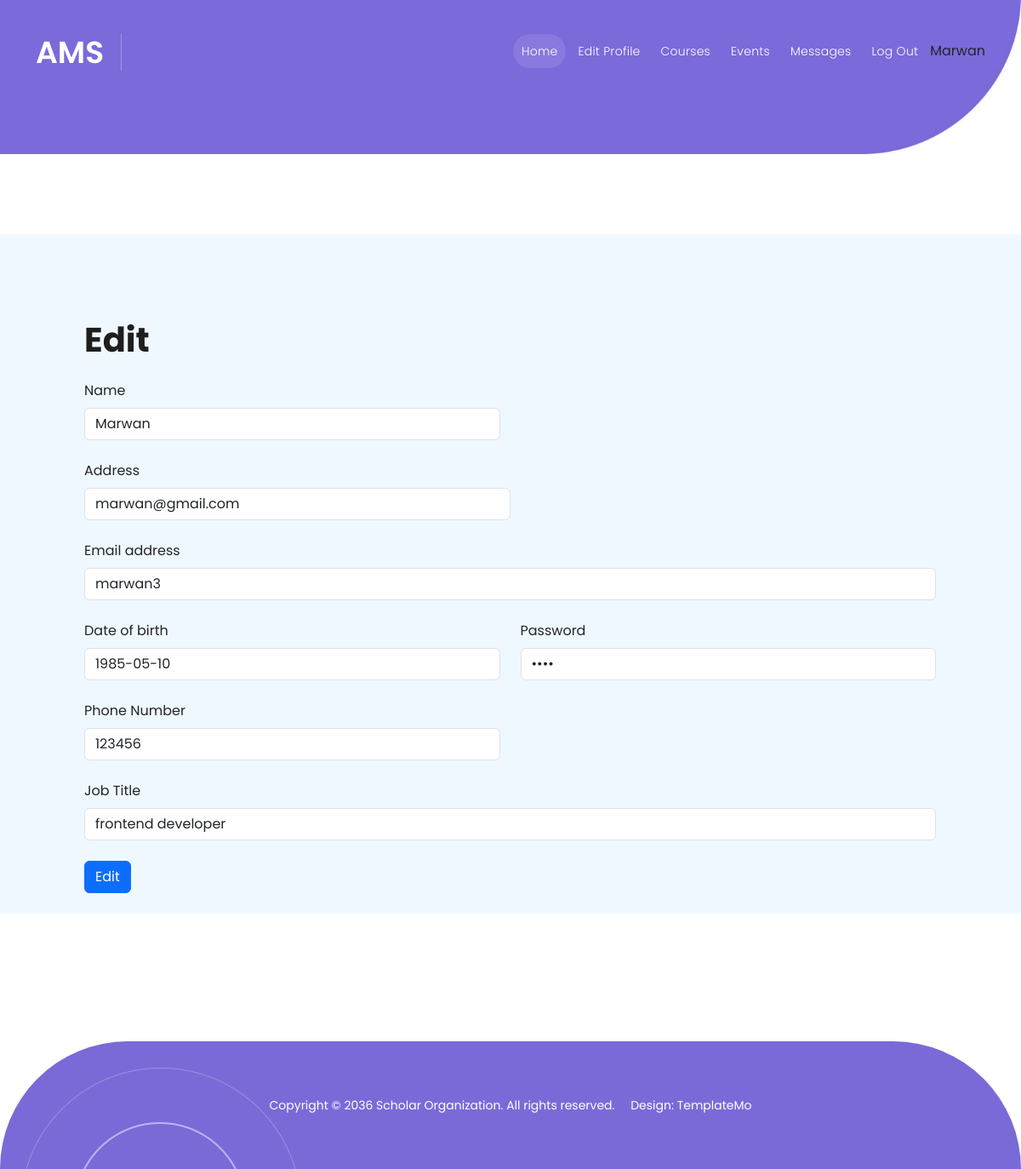
The app's page /View/student/edit.php (signed in), older data.
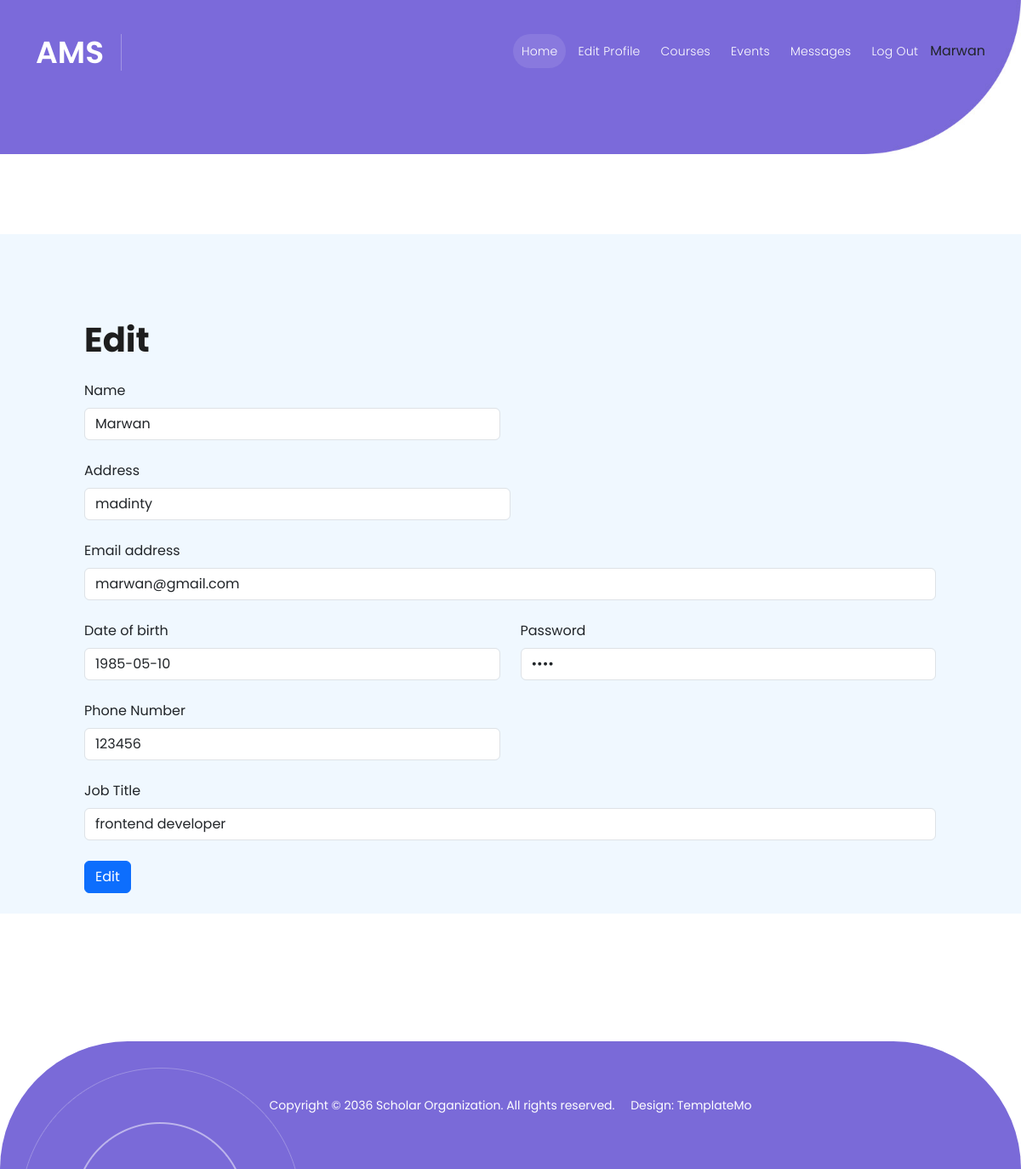
The same page, newer data.
### tables this page shows
CREATE TABLE `student` (
  `ID` int(11) NOT NULL,
  `FirstName` varchar(20) NOT NULL,
  `LastName` varchar(20) NOT NULL,
  `Email` varchar(30) NOT NULL,
  `Address` varchar(50) NOT NULL,
  `BirthDate` date NOT NULL,
  `Password` varchar(50) NOT NULL,
  `PhoneNumber` varchar(20) NOT NULL,
  `JobTitle` varchar(50) NOT NULL
);

### View/student/edit.php (the view, shortened to what this page needs)
<?php
include '../../Controller/db_conn.php';
$userid=$_SESSION['name'];
$getdata=mysqli_query($conn,"select FirstName,Email,Address,BirthDate,Password,PhoneNumber,JobTitle from `student` where FirstName='$userid'");
$row=mysqli_fetch_array($getdata);
?>
<!DOCTYPE html>
<html>
<head>
	<link href="https://cdn.jsdelivr.net/npm/bootstrap@5.3.0-alpha3/dist/css/bootstrap.min.css" rel="stylesheet">
 	<link rel="stylesheet" type="text/css" href="../../View/signup.css">
    <link href="../../View/vendor/bootstrap/css/bootstrap.min.css" rel="stylesheet">
    <link rel="stylesheet" href="../../View/assets/css/fontawesome.css">
    <link rel="stylesheet" href="../../View/assets/css/templatemo-scholar.css">
    <link rel="stylesheet" href="../../View/assets/css/owl.css">
    <link rel="stylesheet" href="../../View/assets/css/animate.css">
    <link rel="stylesheet"href="https://unpkg.com/swiper@7/swiper-bundle.min.css"/>
</head>
<body>
  <header class="header-area header-sticky">
    <div class="container">
        <div class="row">
            <div class="col-12">
                <nav class="main-nav">
                    <a href="./home.php" class="logo">
                        <h1>AMS</h1>
                    </a>
                    <ul class="nav">
                    <li class="scroll-to-section"><a href="./home.php" class="active">Home</a></li>
              <li class="scroll-to-section"><a href="./edit.php">Edit Profile</a></li>
              <li class="scroll-to-section"><a href="./courses.php">Courses</a></li>
              <li class="scroll-to-section"><a href="./events.php">Events</a></li>
              <li class="scroll-to-section"><a href="./message.php">Messages</a></li>
              <li class="scroll-to-section"><a href="../../Controller/logout.php">Log out</a></li>
                      <li class="scroll-to-section"><?php  if ($_SESSION['name']) {
                      	echo $_SESSION['name'];
                      } ?></li>
                  </ul>
                </nav>
            </div>
        </div>
    </div>
  </header>
 <div class="main-banner" id="top" style="padding-bottom: 11px;"> </div>
            <form  method="post" style="    padding-left: 99px;
    padding-top: 100px;
    padding-right: 100px;
    margin-top: 94px;
    border: 245px;
    border-color: purple;
    background: aliceblue;" >
              <h1>Edit </h1><br>
              <div class="row">
                <div class="col-md-6 mb-4">
                <label class="form-label"  for="name">Name</label>
                    <input type="text" name="name" id="name" required  class="form-control" value="<?php echo $row['FirstName'];?>">
                  </div>
                </div>
                <div class="col-md-6 mb-4">
                  <div class="form-outline">
                  <label class="form-label" for="address">Address</label>
                    <input type="text"  id="address" name="address" required  class="form-control" value="<?php echo $row['Address'];?>" >
                  </div>
                </div>
              <div class="form-outline mb-4">
              <label class="form-label" for="email">Email address</label>
                <input type="text"  id="email" name="email" required  class="form-control" value="<?php echo $row['Email'];?>">
              </div>
              <div class="row">
                <div class="col-md-6 mb-4">
                  <div class="form-outline">
                  <label class="form-label" for="bdate">Date of birth</label>
                    <input type="text" id="bdate" name="bdate" required  class="form-control" value="<?php echo $row['BirthDate'];?>" >
                  </div>
                </div>
                <div class="col-md-6 mb-4">
                  <div class="form-outline">
                  <label class="form-label" for="password">Password</label>
                    <input type="password"  id="password" name="password" required  class="form-control" value="<?php echo $row['Password'];?>">
                  </div>
                </div>
              </div>
				<div class="row">
                <div class="col-md-6 mb-4">
                  <div class="form-outline">
                  <label class="form-label" for="phonenumber">Phone Number</label>
                    <input type="text"  id="phonenumber" name="phonenumber" required  class="form-control"  value="<?php echo $row['PhoneNumber'];?>" >
                  </div>
                </div>
              </div>
              <div class="form-outline mb-4">
              <label class="form-label" for="jobtitle">Job Title</label>
                <input type="text"  id="jobtitle" required placeholder="Job title" name="jobtitle" class="form-control" value="<?php echo $row['JobTitle'];?>">
              </div>
              <input type="submit" class="btn btn-primary btn-block mb-4" value="Edit" name="Edit">
            </form>
<footer>
    <div class="container">
      <div class="col-lg-12">
        <p>Copyright © 2036 Scholar Organization. All rights reserved. &nbsp;&nbsp;&nbsp; Design: <a href="https://templatemo.com" rel="nofollow" target="_blank">TemplateMo</a></p>
      </div>
    </div>
  </footer>
</body>
</html>

### View/assets/css/templatemo-scholar.css (style rules this page uses)
html, body, div, span, applet, object, iframe, h1, h2, h3, h4, h5, h6, p, blockquote, div pre, a, abbr, acronym, address, big, cite, code, del, dfn, em, font, img, ins, kbd, q, s, samp, small, strike, strong, sub, sup, tt, var, b, u, i, center, dl, dt, dd, ol, ul, li, figure, header, nav, section, article, aside, footer, figcaption { margin: 0; padding: 0; border: 0; outline: 0; }
ul, li { padding: 0; margin: 0; list-style: none; }
header, nav, section, article, aside, footer, hgroup { display: block; }
* { box-sizing: border-box; }
html, body { font-family: 'Poppins', sans-serif; -ms-text-size-adjust: 100%; -webkit-font-smoothing: antialiased; -moz-osx-font-smoothing: grayscale; }
a { text-decoration: none !important; }
h1, h2, h3, h4, h5, h6 { color: #1e1e1e; margin-top: 0px; margin-bottom: 0px; font-weight: 700; }
ul { margin-bottom: 0px; }
p { font-size: 14px; line-height: 28px; color: #4a4a4a; }
html, body { font-family: 'Poppins', sans-serif; }
.header-area { position: absolute; background-color: transparent; top: 40px; left: 0; right: 0; z-index: 100; -webkit-transition: all .5s ease 0s; -moz-transition: all .5s ease 0s; -o-transition: all .5s ease 0s; transition: all .5s ease 0s; }
.header-area .main-nav { background: transparent; display: flex }
.header-area .main-nav .logo { -webkit-transition: all 0.3s ease 0s; -moz-transition: all 0.3s ease 0s; -o-transition: all 0.3s ease 0s; transition: all 0.3s ease 0s; display: inline-block; }
.header-area .main-nav .logo h1 { font-size: 36px; text-transform: uppercase; color: #fff; font-weight: 600; margin-right: 20px; padding-right: 20px; border-right: 1px solid rgba(250, 250, 250, 0.3); }
.header-area .main-nav ul.nav { border-radius: 0px 0px 25px 25px; flex-basis: 100%; margin-right: 0px; justify-content: right; -webkit-transition: all 0.3s ease 0s; -moz-transition: all 0.3s ease 0s; -o-transition: all 0.3s ease 0s; transition: all 0.3s ease 0s; position: relative; z-index: 999; }
.header-area .main-nav .nav li:last-child { padding-right: 0px; }
.header-area .main-nav .nav li { padding-left: 5px; padding-right: 5px; height: 40px; line-height: 40px; }
.header-area .main-nav .nav li a { display: block; padding-left: 20px; padding-right: 20px; border-radius: 20px; font-weight: 300; font-size: 14px; height: 40px; line-height: 40px; text-transform: capitalize; color: #fff; -webkit-transition: all 0.4s ease 0s; -moz-transition: all 0.4s ease 0s; -o-transition: all 0.4s ease 0s; transition: all 0.4s ease 0s; border: transparent; letter-spacing: .25px; }
.header-area .main-nav .nav li a.active { color: #fff; background-color: rgba(255, 255, 255, 0.10); opacity: 1; }
.header-area.header-sticky .nav li a.active { color: #fff; }
@media (max-width: 1200px) { .header-area .main-nav .nav li { padding-left: 2px; padding-right: 2px; } }
@media (max-width: 1200px) { .header-area .main-nav .nav li a { padding-left: 10px; padding-right: 10px; } }
.main-banner { background-image: url(../images/main/banner-bg.jpg); background-position: right bottom; background-repeat: no-repeat; background-size: cover; padding: 170px 0px 120px 0px; }
footer { margin-top: 150px; position: relative; background-color: #7a6ad8; vertical-align: middle; min-height: 150px; border-radius: 150px 150px 0px 0px; }
footer p { text-align: center; line-height: 150px; color: #fff; font-weight: 400; }
footer p a { color: #fff; transition: all .3s; position: relative; z-index: 3; }
footer::before { background: url(../images/contact-dec-01.png); position: absolute; left: 30px; transform: rotate(180deg); opacity: 1; bottom: 0; width: 318px; height: 119px; content: ''; z-index: 2; }
body { overflow-x: hidden; }

Row changes from the older to the newer data that the page shows:
changed student "Marwan": address "marwan@gmail.com" → "madinty"; email "marwan3" → "marwan@gmail.com"
